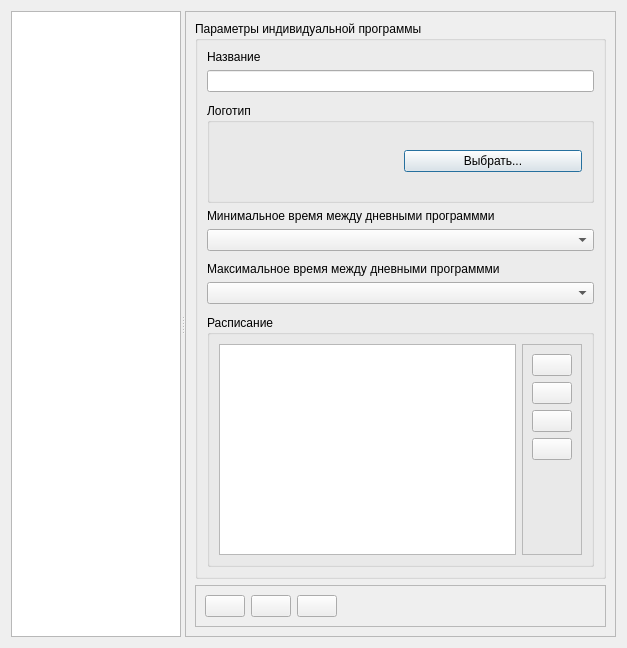
<?xml version="1.0" encoding="UTF-8"?>
<ui version="4.0">
 <class>PersonalProgramsEditor</class>
 <widget class="QDialog" name="PersonalProgramsEditor">
  <property name="geometry">
   <rect>
    <x>0</x>
    <y>0</y>
    <width>627</width>
    <height>648</height>
   </rect>
  </property>
  <property name="windowTitle">
   <string>Индивидуальные программы</string>
  </property>
  <layout class="QHBoxLayout" name="horizontalLayout">
   <item>
    <widget class="QSplitter" name="splitter">
     <property name="orientation">
      <enum>Qt::Horizontal</enum>
     </property>
     <widget class="QTreeView" name="tvPrograms">
      <property name="sizePolicy">
       <sizepolicy hsizetype="Expanding" vsizetype="Expanding">
        <horstretch>3</horstretch>
        <verstretch>0</verstretch>
       </sizepolicy>
      </property>
     </widget>
     <widget class="QFrame" name="frProgramParams">
      <property name="sizePolicy">
       <sizepolicy hsizetype="Preferred" vsizetype="Preferred">
        <horstretch>5</horstretch>
        <verstretch>0</verstretch>
       </sizepolicy>
      </property>
      <property name="frameShape">
       <enum>QFrame::StyledPanel</enum>
      </property>
      <property name="frameShadow">
       <enum>QFrame::Raised</enum>
      </property>
      <layout class="QVBoxLayout" name="verticalLayout_2">
       <item>
        <widget class="QGroupBox" name="gbPP">
         <property name="title">
          <string>Параметры индивидуальной программы</string>
         </property>
         <layout class="QVBoxLayout" name="verticalLayout_3">
          <item>
           <widget class="QLabel" name="lblName">
            <property name="text">
             <string>Название</string>
            </property>
           </widget>
          </item>
          <item>
           <widget class="QLineEdit" name="edName"/>
          </item>
          <item>
           <spacer name="verticalSpacer_2">
            <property name="orientation">
             <enum>Qt::Vertical</enum>
            </property>
            <property name="sizeType">
             <enum>QSizePolicy::Fixed</enum>
            </property>
            <property name="sizeHint" stdset="0">
             <size>
              <width>20</width>
              <height>5</height>
             </size>
            </property>
           </spacer>
          </item>
          <item>
           <widget class="QGroupBox" name="gbIcon">
            <property name="minimumSize">
             <size>
              <width>0</width>
              <height>100</height>
             </size>
            </property>
            <property name="title">
             <string>Логотип</string>
            </property>
            <layout class="QHBoxLayout" name="horizontalLayout_3">
             <item>
              <widget class="QLabel" name="lblLogo">
               <property name="text">
                <string/>
               </property>
              </widget>
             </item>
             <item>
              <widget class="QPushButton" name="btnLogoSelect">
               <property name="text">
                <string>Выбрать...</string>
               </property>
              </widget>
             </item>
            </layout>
           </widget>
          </item>
          <item>
           <widget class="QLabel" name="lblMinTimeBetweenDP">
            <property name="text">
             <string>Минимальное время между дневными программми</string>
            </property>
           </widget>
          </item>
          <item>
           <widget class="QComboBox" name="cbMinTimeBetweenDP"/>
          </item>
          <item>
           <spacer name="verticalSpacer_3">
            <property name="orientation">
             <enum>Qt::Vertical</enum>
            </property>
            <property name="sizeType">
             <enum>QSizePolicy::Fixed</enum>
            </property>
            <property name="sizeHint" stdset="0">
             <size>
              <width>20</width>
              <height>5</height>
             </size>
            </property>
           </spacer>
          </item>
          <item>
           <widget class="QLabel" name="lblMaxTimeBetweenDP">
            <property name="text">
             <string>Максимальное время между дневными программми</string>
            </property>
           </widget>
          </item>
          <item>
           <widget class="QComboBox" name="cbMaxTimeBetweenDP"/>
          </item>
          <item>
           <spacer name="verticalSpacer_4">
            <property name="orientation">
             <enum>Qt::Vertical</enum>
            </property>
            <property name="sizeType">
             <enum>QSizePolicy::Fixed</enum>
            </property>
            <property name="sizeHint" stdset="0">
             <size>
              <width>20</width>
              <height>5</height>
             </size>
            </property>
           </spacer>
          </item>
          <item>
           <widget class="QGroupBox" name="gbSchedule">
            <property name="title">
             <string>Расписание</string>
            </property>
            <layout class="QHBoxLayout" name="horizontalLayout_4">
             <item>
              <widget class="QTableView" name="tvSchedule">
               <attribute name="horizontalHeaderDefaultSectionSize">
                <number>300</number>
               </attribute>
              </widget>
             </item>
             <item>
              <widget class="QFrame" name="frScheduleButtons">
               <property name="sizePolicy">
                <sizepolicy hsizetype="Fixed" vsizetype="Preferred">
                 <horstretch>0</horstretch>
                 <verstretch>0</verstretch>
                </sizepolicy>
               </property>
               <property name="frameShape">
                <enum>QFrame::StyledPanel</enum>
               </property>
               <property name="frameShadow">
                <enum>QFrame::Raised</enum>
               </property>
               <layout class="QVBoxLayout" name="verticalLayout">
                <item>
                 <widget class="QPushButton" name="btnPPAddDP">
                  <property name="toolTip">
                   <string>Добавить тест в дневную программу...</string>
                  </property>
                  <property name="text">
                   <string/>
                  </property>
                  <property name="icon">
                   <iconset resource="../../kernel.qrc">
                    <normaloff>:/images/Plus_Easy.png</normaloff>:/images/Plus_Easy.png</iconset>
                  </property>
                  <property name="iconSize">
                   <size>
                    <width>32</width>
                    <height>32</height>
                   </size>
                  </property>
                 </widget>
                </item>
                <item>
                 <widget class="QPushButton" name="btnPPDelDP">
                  <property name="toolTip">
                   <string>Удалить тест из дневной программе...</string>
                  </property>
                  <property name="text">
                   <string/>
                  </property>
                  <property name="icon">
                   <iconset resource="../../kernel.qrc">
                    <normaloff>:/images/Close.png</normaloff>:/images/Close.png</iconset>
                  </property>
                  <property name="iconSize">
                   <size>
                    <width>32</width>
                    <height>32</height>
                   </size>
                  </property>
                 </widget>
                </item>
                <item>
                 <widget class="QPushButton" name="btnPPDPUp">
                  <property name="toolTip">
                   <string>Переместить тест на один шак к началу программы</string>
                  </property>
                  <property name="text">
                   <string/>
                  </property>
                  <property name="icon">
                   <iconset resource="../../kernel.qrc">
                    <normaloff>:/images/Up_Easy.png</normaloff>:/images/Up_Easy.png</iconset>
                  </property>
                  <property name="iconSize">
                   <size>
                    <width>32</width>
                    <height>32</height>
                   </size>
                  </property>
                 </widget>
                </item>
                <item>
                 <widget class="QPushButton" name="btnPPDPDn">
                  <property name="toolTip">
                   <string>Переместить тест на один шак к концу программы</string>
                  </property>
                  <property name="text">
                   <string/>
                  </property>
                  <property name="icon">
                   <iconset resource="../../kernel.qrc">
                    <normaloff>:/images/Down_Easy.png</normaloff>:/images/Down_Easy.png</iconset>
                  </property>
                  <property name="iconSize">
                   <size>
                    <width>32</width>
                    <height>32</height>
                   </size>
                  </property>
                 </widget>
                </item>
                <item>
                 <spacer name="verticalSpacer">
                  <property name="orientation">
                   <enum>Qt::Vertical</enum>
                  </property>
                  <property name="sizeHint" stdset="0">
                   <size>
                    <width>20</width>
                    <height>40</height>
                   </size>
                  </property>
                 </spacer>
                </item>
               </layout>
              </widget>
             </item>
            </layout>
           </widget>
          </item>
         </layout>
        </widget>
       </item>
       <item>
        <widget class="QFrame" name="frMainButtons">
         <property name="frameShape">
          <enum>QFrame::StyledPanel</enum>
         </property>
         <property name="frameShadow">
          <enum>QFrame::Raised</enum>
         </property>
         <layout class="QHBoxLayout" name="horizontalLayout_2">
          <item>
           <widget class="QPushButton" name="btnAddDP">
            <property name="toolTip">
             <string>Добавить дневную программу</string>
            </property>
            <property name="text">
             <string/>
            </property>
            <property name="icon">
             <iconset resource="../../kernel.qrc">
              <normaloff>:/images/add.png</normaloff>:/images/add.png</iconset>
            </property>
            <property name="iconSize">
             <size>
              <width>32</width>
              <height>32</height>
             </size>
            </property>
           </widget>
          </item>
          <item>
           <widget class="QPushButton" name="btnEditDP">
            <property name="toolTip">
             <string>Изменить дневную программу</string>
            </property>
            <property name="text">
             <string/>
            </property>
            <property name="icon">
             <iconset resource="../../kernel.qrc">
              <normaloff>:/images/MethodsEdit.png</normaloff>:/images/MethodsEdit.png</iconset>
            </property>
            <property name="iconSize">
             <size>
              <width>32</width>
              <height>32</height>
             </size>
            </property>
           </widget>
          </item>
          <item>
           <widget class="QPushButton" name="btnDelDP">
            <property name="toolTip">
             <string>Удалить дневную программу...</string>
            </property>
            <property name="text">
             <string/>
            </property>
            <property name="icon">
             <iconset resource="../../kernel.qrc">
              <normaloff>:/images/delete.png</normaloff>:/images/delete.png</iconset>
            </property>
            <property name="iconSize">
             <size>
              <width>32</width>
              <height>32</height>
             </size>
            </property>
           </widget>
          </item>
          <item>
           <spacer name="horizontalSpacer">
            <property name="orientation">
             <enum>Qt::Horizontal</enum>
            </property>
            <property name="sizeHint" stdset="0">
             <size>
              <width>40</width>
              <height>20</height>
             </size>
            </property>
           </spacer>
          </item>
         </layout>
        </widget>
       </item>
      </layout>
     </widget>
    </widget>
   </item>
  </layout>
 </widget>
 <resources>
  <include location="../../kernel.qrc"/>
 </resources>
 <connections>
  <connection>
   <sender>btnPPAddDP</sender>
   <signal>clicked()</signal>
   <receiver>PersonalProgramsEditor</receiver>
   <slot>on_addDP()</slot>
   <hints>
    <hint type="sourcelabel">
     <x>577</x>
     <y>388</y>
    </hint>
    <hint type="destinationlabel">
     <x>626</x>
     <y>120</y>
    </hint>
   </hints>
  </connection>
  <connection>
   <sender>btnPPDelDP</sender>
   <signal>clicked()</signal>
   <receiver>PersonalProgramsEditor</receiver>
   <slot>on_delDP()</slot>
   <hints>
    <hint type="sourcelabel">
     <x>577</x>
     <y>434</y>
    </hint>
    <hint type="destinationlabel">
     <x>626</x>
     <y>160</y>
    </hint>
   </hints>
  </connection>
  <connection>
   <sender>btnPPDPUp</sender>
   <signal>clicked()</signal>
   <receiver>PersonalProgramsEditor</receiver>
   <slot>on_moveDPUp()</slot>
   <hints>
    <hint type="sourcelabel">
     <x>577</x>
     <y>480</y>
    </hint>
    <hint type="destinationlabel">
     <x>626</x>
     <y>206</y>
    </hint>
   </hints>
  </connection>
  <connection>
   <sender>btnPPDPDn</sender>
   <signal>clicked()</signal>
   <receiver>PersonalProgramsEditor</receiver>
   <slot>on_moveDPDown()</slot>
   <hints>
    <hint type="sourcelabel">
     <x>577</x>
     <y>526</y>
    </hint>
    <hint type="destinationlabel">
     <x>626</x>
     <y>247</y>
    </hint>
   </hints>
  </connection>
  <connection>
   <sender>btnAddDP</sender>
   <signal>clicked()</signal>
   <receiver>PersonalProgramsEditor</receiver>
   <slot>on_ppAdd()</slot>
   <hints>
    <hint type="sourcelabel">
     <x>249</x>
     <y>618</y>
    </hint>
    <hint type="destinationlabel">
     <x>626</x>
     <y>293</y>
    </hint>
   </hints>
  </connection>
  <connection>
   <sender>btnEditDP</sender>
   <signal>clicked()</signal>
   <receiver>PersonalProgramsEditor</receiver>
   <slot>on_ppEdit()</slot>
   <hints>
    <hint type="sourcelabel">
     <x>299</x>
     <y>618</y>
    </hint>
    <hint type="destinationlabel">
     <x>626</x>
     <y>330</y>
    </hint>
   </hints>
  </connection>
  <connection>
   <sender>btnDelDP</sender>
   <signal>clicked()</signal>
   <receiver>PersonalProgramsEditor</receiver>
   <slot>on_ppDel()</slot>
   <hints>
    <hint type="sourcelabel">
     <x>349</x>
     <y>618</y>
    </hint>
    <hint type="destinationlabel">
     <x>626</x>
     <y>358</y>
    </hint>
   </hints>
  </connection>
  <connection>
   <sender>tvPrograms</sender>
   <signal>activated(QModelIndex)</signal>
   <receiver>PersonalProgramsEditor</receiver>
   <slot>on_selectPP(QModelIndex)</slot>
   <hints>
    <hint type="sourcelabel">
     <x>117</x>
     <y>34</y>
    </hint>
    <hint type="destinationlabel">
     <x>626</x>
     <y>20</y>
    </hint>
   </hints>
  </connection>
  <connection>
   <sender>tvPrograms</sender>
   <signal>clicked(QModelIndex)</signal>
   <receiver>PersonalProgramsEditor</receiver>
   <slot>on_selectPP(QModelIndex)</slot>
   <hints>
    <hint type="sourcelabel">
     <x>180</x>
     <y>67</y>
    </hint>
    <hint type="destinationlabel">
     <x>626</x>
     <y>47</y>
    </hint>
   </hints>
  </connection>
  <connection>
   <sender>cbMinTimeBetweenDP</sender>
   <signal>currentIndexChanged(int)</signal>
   <receiver>PersonalProgramsEditor</receiver>
   <slot>on_changeMinTime(int)</slot>
   <hints>
    <hint type="sourcelabel">
     <x>597</x>
     <y>242</y>
    </hint>
    <hint type="destinationlabel">
     <x>626</x>
     <y>72</y>
    </hint>
   </hints>
  </connection>
  <connection>
   <sender>cbMaxTimeBetweenDP</sender>
   <signal>currentIndexChanged(int)</signal>
   <receiver>PersonalProgramsEditor</receiver>
   <slot>on_changeMaxTime(int)</slot>
   <hints>
    <hint type="sourcelabel">
     <x>597</x>
     <y>298</y>
    </hint>
    <hint type="destinationlabel">
     <x>626</x>
     <y>146</y>
    </hint>
   </hints>
  </connection>
  <connection>
   <sender>btnLogoSelect</sender>
   <signal>clicked()</signal>
   <receiver>PersonalProgramsEditor</receiver>
   <slot>on_selectLogo()</slot>
   <hints>
    <hint type="sourcelabel">
     <x>587</x>
     <y>165</y>
    </hint>
    <hint type="destinationlabel">
     <x>626</x>
     <y>97</y>
    </hint>
   </hints>
  </connection>
  <connection>
   <sender>splitter</sender>
   <signal>splitterMoved(int,int)</signal>
   <receiver>PersonalProgramsEditor</receiver>
   <slot>on_splitterMoved(int,int)</slot>
   <hints>
    <hint type="sourcelabel">
     <x>184</x>
     <y>97</y>
    </hint>
    <hint type="destinationlabel">
     <x>628</x>
     <y>1</y>
    </hint>
   </hints>
  </connection>
 </connections>
 <slots>
  <slot>on_addDP()</slot>
  <slot>on_delDP()</slot>
  <slot>on_moveDPUp()</slot>
  <slot>on_moveDPDown()</slot>
  <slot>on_ppAdd()</slot>
  <slot>on_ppEdit()</slot>
  <slot>on_ppDel()</slot>
  <slot>on_selectPP(QModelIndex)</slot>
  <slot>on_changeMinTime(int)</slot>
  <slot>on_changeMaxTime(int)</slot>
  <slot>on_selectLogo()</slot>
  <slot>on_splitterMoved(int,int)</slot>
 </slots>
</ui>
